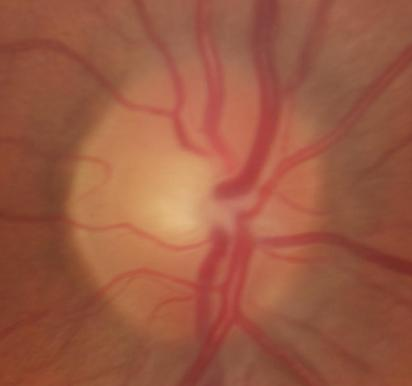
%> input picture tp6-segmentacion-supervisada/Data/images/Im005.jpg, 412 x 386 px
$ octave --eval "result = compute_features_with_inpainting(imread('Data/images/Im005.jpg'));"   (GNU Octave 9; MATLAB toolbox functions it lacks are replaced by stand-ins)
%> lines starting %> are read from the running program, lines starting %| are printed output that depends on the picture; in (x1, y1, x2, y2) boxes, pixels count from 0 and x2, y2 are one past the last pixel; in counts of white or black regions, pixels touching at a corner belong together; the program's own positions count from 1
### tp6-segmentacion-supervisada/compute_features.m

function X = compute_features(I)

    % Inicializamos current_X
    X = zeros(size(I, 1) * size(I, 2), 3);

    % Por cada banda de color
    for j = 1 : size(I, 3)
        % Nos quedamos con la banda
        current_band = I(:,:,j);
        % Lo colocamos en current_X
        X(:, j) = current_band(:);
    end
%> this loop made 3 passes
%> pass 1, in compute_features, `current_band = I(:,:,j);`:
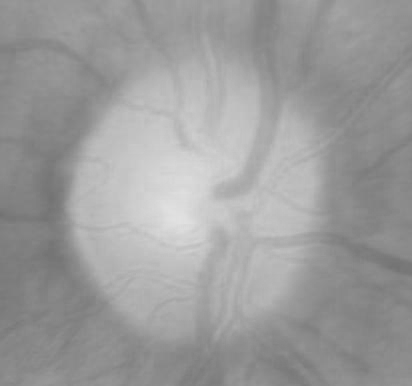
%> current_band: size 386x412 uint8; min 113, max 225, mean 156.2
%> pass 3, in compute_features, `current_band = I(:,:,j);`:
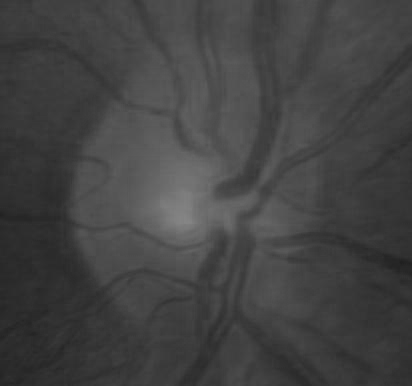
%> current_band: size 386x412 uint8; min 31, max 134, mean 66.8

end

### tp6-segmentacion-supervisada/Soares2006.m
function [features] = Soares2006(I)
%
% Copyright (C) 2006  Jo?o Vitor Baldini Soares
%
% This program is free software; you can redistribute it and/or
% modify it under the terms of the GNU General Public License
% as published by the Free Software Foundation; either version 2
% of the License, or (at your option) any later version.
%
% This program is distributed in the hope that it will be useful,
% but WITHOUT ANY WARRANTY; without even the implied warranty of
% MERCHANTABILITY or FITNESS FOR A PARTICULAR PURPOSE.  See the
% GNU General Public License for more details.
%
% You should have received a copy of the GNU General Public License
% along with this program; if not, write to the Free Software
% Foundation, Inc., 51 Franklin Street, Fifth Floor,
% Boston, MA 02110-1301, USA.
%


scales = [5 6 7 8 9 10];
I = im2double(I);

% Inverting so vessels become brighter.
I = 1 - I;
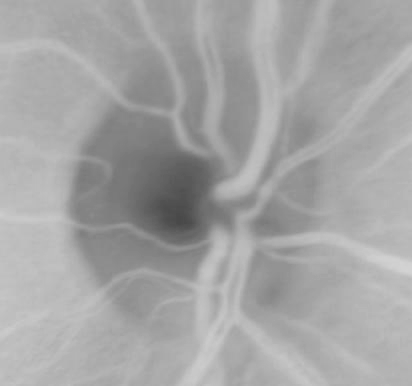
%> I: size 386x412 double; min 0.286, max 0.827, mean 0.645

features = [];

% Below, creates the maximum wavelet response over angles and adds
% them as pixel features
bigimg = I;
fimg = fft2(bigimg);

k0x = 0;

for k0y = [3]
  for a = scales
    for epsilon = [4]
      % Maximum transform over angles.
      trans = maxmorlet(fimg, a, epsilon, [k0x k0y], 10);

      % Adding to features
      features = cat(3, features, trans);
    end
  end
end

features = max(features, [], 3);
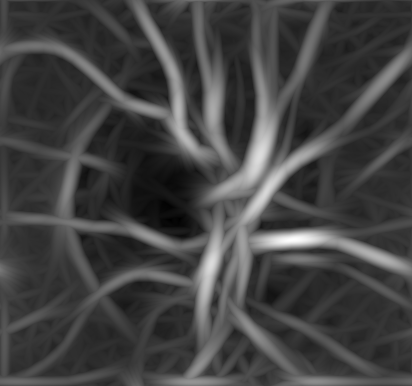
%> features: size 386x412 double; min 0.433, max 3.99, mean 1.38; drawn with min black and max white

### tp6-segmentacion-supervisada/compute_features_with_inpainting.m

function X = compute_features_with_inpainting(I)

    % Inicializamos current_X
    X = zeros(size(I, 1) * size(I, 2), 9);

    % Calculamos las features de color anteriores
    X(:, 1:3) = compute_features(I);

    % Obtenemos una segmentaci?n aproximada de los vasos
    soares = Soares2006(I(:,:,2));
    soares = (soares - min(soares(:))) / (max(soares(:)) - min(soares(:)));
    vessel_segm = soares > 0.3;
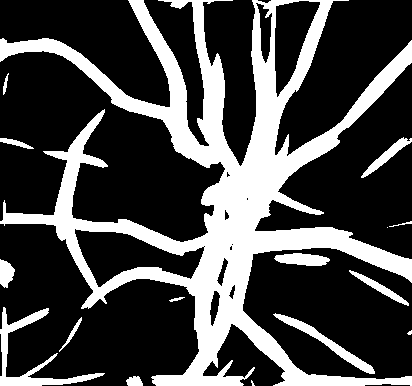
%> vessel_segm: size 386x412 logical; 28% white; 16 white regions (3 under 20 px), largest, box (x1, y1, x2, y2) and area: (0, 0, 412, 386) 39817, (0, 307, 105, 386) 1595, (273, 313, 375, 374) 893

    % Vamos agregando cada banda con los vasos removidos
    for i = 1 : size(I, 3)
        inpainted_band = regionfill(I(:,:,i), vessel_segm);
        X(:,i+3) = inpainted_band(:);
    end

    % Calculamos las features de colores anteriores pero sobre la imagen
    % mejorada con CLAHE
    for i = 1 : size(I, 3)
        partial_color_band = adapthisteq(I(:,:,i));
        X(:, i+6) = partial_color_band(:);
    end
%> this loop made 3 passes
%> pass 1, in compute_features_with_inpainting, `partial_color_band = adapthisteq(I(:,:,i));`:
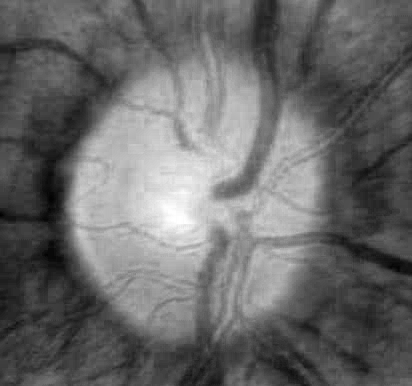
%> partial_color_band: size 386x412 uint8; min 0, max 255, mean 105
%> pass 3, in compute_features_with_inpainting, `partial_color_band = adapthisteq(I(:,:,i));`:
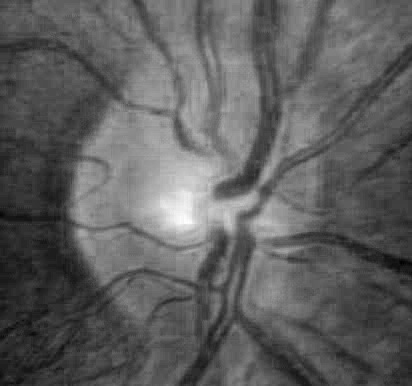
%> partial_color_band: size 386x412 uint8; min 0, max 255, mean 94.7

end

$ run again, on tp6-segmentacion-supervisada/Data/images/Im008.jpg
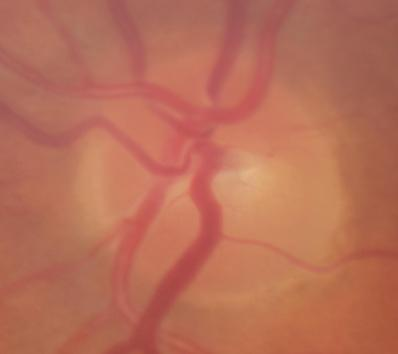
%> input picture tp6-segmentacion-supervisada/Data/images/Im008.jpg, 398 x 354 px
%> in compute_features_with_inpainting, `vessel_segm = soares > 0.3;`:
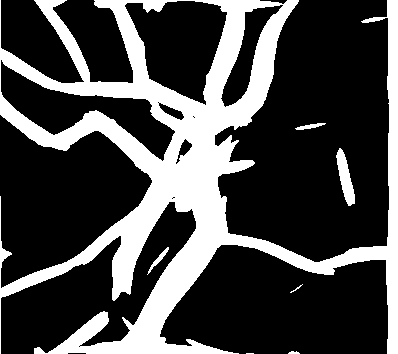
%> vessel_segm: size 354x398 logical; 27.8% white; 7 white regions (1 under 20 px), largest, box (x1, y1, x2, y2) and area: (0, 0, 398, 354) 38367, (336, 148, 355, 206) 547, (147, 247, 169, 275) 116, (295, 123, 326, 130) 103, (288, 351, 300, 354) 26, (290, 284, 303, 293) 21
%> the loop in compute_features_with_inpainting, `for i = 1 : size(I, 3)` made 3 passes
%> pass 3, in compute_features_with_inpainting, `partial_color_band = adapthisteq(I(:,:,i));`:
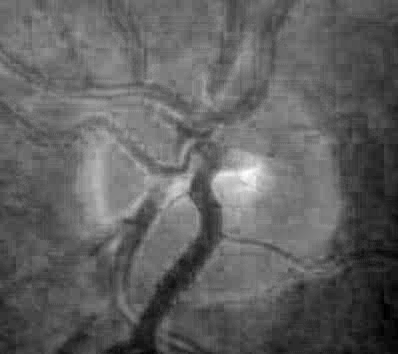
%> partial_color_band: size 354x398 uint8; min 0, max 255, mean 96.7

$ run again, on tp6-segmentacion-supervisada/Data/images/Im013.jpg
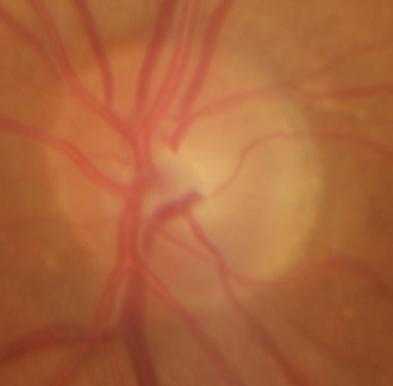
%> input picture tp6-segmentacion-supervisada/Data/images/Im013.jpg, 393 x 386 px
%> in compute_features_with_inpainting, `vessel_segm = soares > 0.3;`:
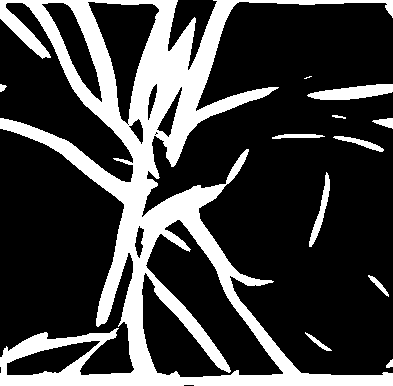
%> vessel_segm: size 386x393 logical; 25.1% white; 12 white regions (1 under 20 px), largest, box (x1, y1, x2, y2) and area: (0, 0, 393, 386) 35868, (307, 84, 393, 100) 874, (309, 172, 330, 247) 437
%> the loop in compute_features_with_inpainting, `for i = 1 : size(I, 3)` made 3 passes
%> pass 3, in compute_features_with_inpainting, `partial_color_band = adapthisteq(I(:,:,i));`:
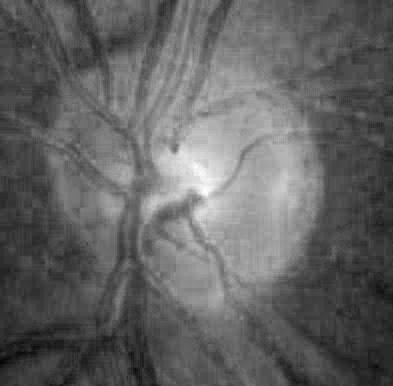
%> partial_color_band: size 386x393 uint8; min 0, max 255, mean 98.7

$ run again, on tp6-segmentacion-supervisada/Data/images/Im015.jpg
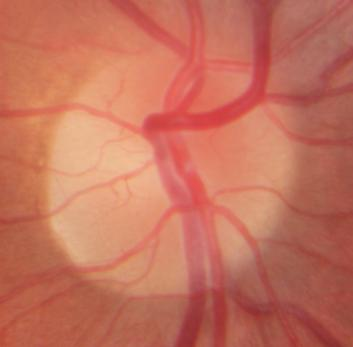
%> input picture tp6-segmentacion-supervisada/Data/images/Im015.jpg, 353 x 347 px
%> vessel_segm: size 347x353 logical; 40.1% white; 9 white regions (1 under 20 px), largest, box (x1, y1, x2, y2) and area: (0, 0, 353, 347) 47859, (0, 334, 37, 347) 287, (0, 28, 12, 62) 256
%> the loop in compute_features_with_inpainting, `for i = 1 : size(I, 3)` made 3 passes
%> pass 3, in compute_features_with_inpainting, `partial_color_band = adapthisteq(I(:,:,i));`:
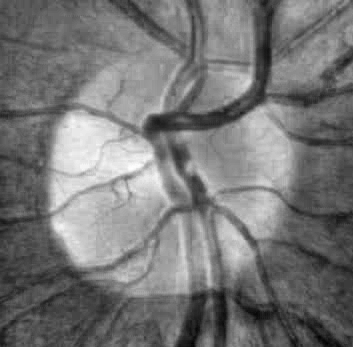
%> partial_color_band: size 347x353 uint8; min 0, max 255, mean 118.5
